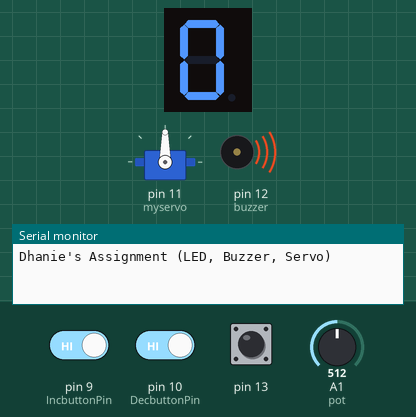
Recording of a sketch running on a simulated Arduino Uno, built with avr-gcc and run on an emulated ATmega328P. Parts: 1-digit seven-segment display, servo, buzzer (waves = sounding), the last lines printed to the serial monitor. Wiring (inferred from the names in the program): 1-digit 7-segment display, segments lit when HIGH: segments pin 2, pin 3, pin 4, pin 5, pin 6, pin 7, pin 8. The inputs (shaded band) are chosen by the test bench; at power-on: pin 13 HIGH, pin 9 (IncbuttonPin) HIGH, pin 10 (DecbuttonPin) HIGH, A1 (pot) = 512. The segment pins are drawn as the display they are named for.

Above: at 18.0 s.
18.1 s: pin 13 pulled LOW for 3 s
At 24.1 s:
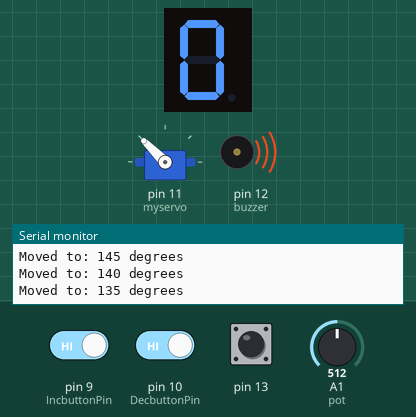
31.9 s: pin 9 (IncbuttonPin) driven LOW and pin 13 driven LOW
At 39.43 s:
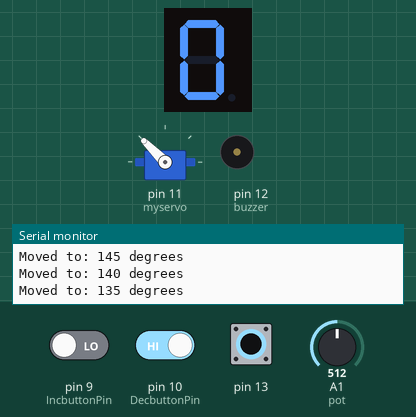
45.7 s: pin 13 driven HIGH
At 48.0 s:
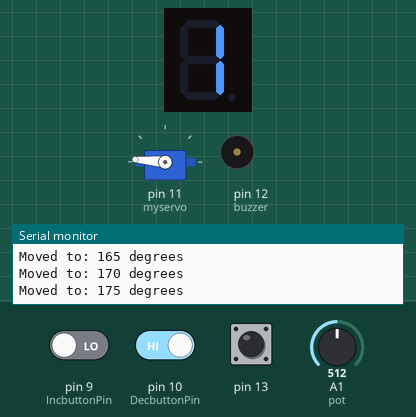
59.5 s: pin 10 (DecbuttonPin) driven LOW and pin 13 driven LOW
At 64.19 s:
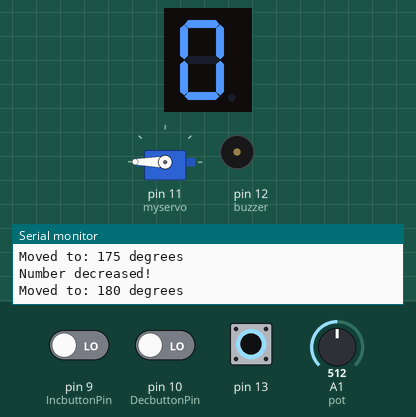
73.5 s: pin 13 driven HIGH
At 76.0 s:
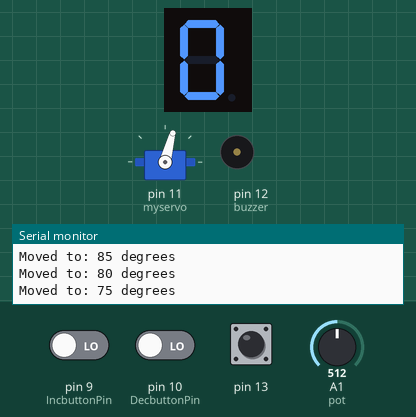
Timing chart, 0 to 88.3 s (numbered marks = the images above; inputs shaded):
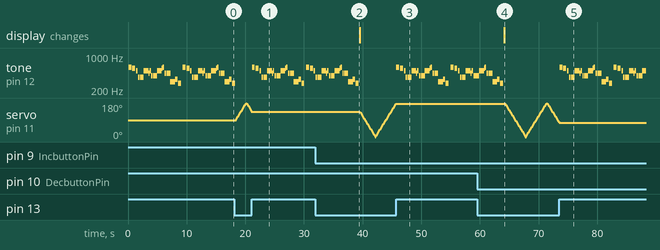

The sketch:

Assignment_try_with_despacito.ino
```cpp
#include <Servo.h>
Servo myservo;  // create servo object to control a servo

#include "pitches.h"

#define buzzer 12
#define pot A1

const int a = 2;  //For displaying segment "a"
const int b = 3;  //For displaying segment "b"
const int c = 4;  //For displaying segment "c"
const int d = 5;  //For displaying segment "d"
const int e = 6;  //For displaying segment "e"
const int f = 7;  //For displaying segment "f"
const int g = 8;  //For displaying segment "g"

bool bPress = false;
const int IncbuttonPin = 9;
const int DecbuttonPin = 10;

// Changing of variables:
int buttonPushCounter = 0;      // counter for the number of button presses
int IncbuttonState = 0;         // current state of the button
int lastIncbuttonState = 0;     // previous state of the button
int DecbuttonState = 0;         // current state of the button
int lastDecbuttonState = 0;     // previous state of the button

//notes in the melody:
int melody[] =
{
  NOTE_D5, NOTE_CS5, NOTE_B4, NOTE_FS4,
  NOTE_FS4, NOTE_FS4, NOTE_FS4, NOTE_FS4, NOTE_B4, NOTE_B4, NOTE_B4, NOTE_B4, NOTE_B4, NOTE_A4, NOTE_B4, NOTE_G4,
  NOTE_G4, NOTE_G4, NOTE_G4, NOTE_G4, NOTE_B4, NOTE_B4, NOTE_B4, NOTE_B4, NOTE_B4, NOTE_CS5, NOTE_D5, NOTE_A4,
  NOTE_A4, NOTE_A4, NOTE_A4, NOTE_A4, NOTE_D4, NOTE_D4, NOTE_D4, NOTE_D4, NOTE_D4, NOTE_E4, NOTE_E4, NOTE_CS4,
  0,
  NOTE_D5, NOTE_CS5, NOTE_B4, NOTE_FS4,
  NOTE_FS4, NOTE_FS4, NOTE_FS4, NOTE_FS4, NOTE_B4, NOTE_B4, NOTE_B4, NOTE_B4, NOTE_B4, NOTE_A4, NOTE_B4, NOTE_G4,
  NOTE_G4, NOTE_G4, NOTE_G4, NOTE_G4, NOTE_B4, NOTE_B4, NOTE_B4, NOTE_B4, NOTE_B4, NOTE_CS5, NOTE_D5, NOTE_A4,
  NOTE_A4, NOTE_A4, NOTE_A4, NOTE_A4, NOTE_D4, NOTE_D4, NOTE_D4, NOTE_D4, NOTE_D4, NOTE_E4, NOTE_E4, NOTE_CS4,
};

// note durations: 4 = quarter note, 8 = eighth note, etc
int noteDurations[] =
{
  2, 2, 4, 4,
  8, 8, 8, 8, 8, 8, 8, 8, 8, 8, 4, 4,
  8, 8, 8, 8, 8, 8, 8, 8, 8, 8, 4, 4,
  8, 8, 8, 8, 8, 8, 8, 8, 8, 8, 4, 2,
  8,
  2, 2, 4, 4,
  8, 8, 8, 8, 8, 8, 8, 8, 8, 8, 4, 4,
  8, 8, 8, 8, 8, 8, 8, 8, 8, 8, 4, 4,
  8, 8, 8, 8, 8, 8, 8, 8, 8, 8, 4, 2,
};


int value; //buzzer
int frequency; //buzzer

int angle = 90;    // initial angle  for servo
int angleStep = 5;


void setup()
{
  // put your setup code here, to run once:
  pinMode(a, OUTPUT);  //A
  pinMode(b, OUTPUT);  //B
  pinMode(c, OUTPUT);  //C
  pinMode(d, OUTPUT);  //D
  pinMode(e, OUTPUT);  //E
  pinMode(f, OUTPUT);  //F
  pinMode(g, OUTPUT);  //G

  pinMode(IncbuttonPin, INPUT_PULLUP );
  pinMode(DecbuttonPin, INPUT_PULLUP );
  Serial.begin(9600);

  displayDigit(buttonPushCounter);


  Serial.begin(9600); //setup serial
  myservo.attach(11);  //attaches the servo on pin 11 to the servo object
  pinMode(13,INPUT_PULLUP);
  Serial.println("Dhanie's Assignment (LED, Buzzer, Servo) ");
}

void loop()
{
   IncbuttonState = digitalRead(IncbuttonPin);
   DecbuttonState = digitalRead(DecbuttonPin);

   checkIncButtonPress();
   checkDecButtonPress();

  if( bPress )
  {  bPress = false;
     turnOff();
     displayDigit(buttonPushCounter);
  }

   /*
  for(int i=0;i<10;i++)
 {
   displayDigit(i);
   delay(1000);
   turnOff();
 }
 */
    while(digitalRead(13) == LOW)
    { angle = angle + angleStep;  //change the angle for next time through the loop

    if (angle <= 0 || angle >= 180)
    {
      angleStep = -angleStep;  //reverse the direction of the moving at the ends of the angle }
    }

    myservo.write(angle); //moving the servo to the desired angle
    Serial.print("Moved to: ");
    Serial.print(angle);   // print the angle
    Serial.println(" degrees");
    delay(100); // waits for the servo to get there
    }


    value = analogRead(pot);
    frequency = map(value, 0, 1023, 30, 900);
    tone(buzzer, frequency);

    pinMode (buzzer, OUTPUT); //buzzer
    pinMode (pot, INPUT); //buzzer
    for (int thisNote = 0; thisNote < sizeof(melody) / sizeof(melody[0]); thisNote++)
    {
    int noteDuration = 1000/noteDurations[thisNote];
    tone(12, melody[thisNote],noteDuration);

    int pauseBetweenNotes = noteDuration * 1.30;
    delay(pauseBetweenNotes);

    noTone(12); //stop the tone playing:
    }

}

void checkIncButtonPress()
{
   // comparing the IncbuttonState to its previous state
  if (IncbuttonState != lastIncbuttonState)
  {
    // if the state has changed, increment the counter
    if (IncbuttonState == LOW)
      {
      // if the current state is HIGH then the button went from off to on:
      bPress = true;
      buttonPushCounter++;
      if( buttonPushCounter > 9) buttonPushCounter =0 ;
      Serial.println("Number increased!");
      }

      else
        {
          // if the current state is LOW then the button went from on to off:
          // Serial.println("Number remained.");
        }
         // Delay a little bit to avoid bouncing
          delay(50);
  }
  //save the current state as the last state, for next time through the loop
  lastIncbuttonState = IncbuttonState;

}
void checkDecButtonPress()
{
   // compare the IncbuttonState to its previous state
  if (DecbuttonState != lastDecbuttonState)
  {
    // if the state has changed, increment the counter
    if (DecbuttonState == LOW)
      {
      // if the current state is HIGH then the button went from off to on:
      bPress = true;
      buttonPushCounter--;
      if( buttonPushCounter < 0) buttonPushCounter =9 ;
      Serial.println("Number decreased!");
      }

      else
      {
      // if the current state is LOW then the button went from on to off:
     // Serial.println("Number remained.");
      }
      // Delay a little bit to avoid bouncing
      delay(50);
  }
  // save the current state as the last state, for next time through the loop
  lastDecbuttonState = DecbuttonState;

}

void displayDigit(int digit)
{
 // To display segment a,
 if(digit!=1 && digit != 4)
 digitalWrite(a,HIGH);

 // To display segment b,
 if(digit != 5 && digit != 6)
 digitalWrite(b,HIGH);

 // To display segment c,
 if(digit !=2)
 digitalWrite(c,HIGH);

 // To display segment d,
 if(digit != 1 && digit !=4 && digit !=7)
 digitalWrite(d,HIGH);

 // To display segment e,
 if(digit == 2 || digit ==6 || digit == 8 || digit==0)
 digitalWrite(e,HIGH);

 // To display segment f,
 if(digit != 1 && digit !=2 && digit!=3 && digit !=7)
 digitalWrite(f,HIGH);

 // To display segment g,
 if (digit!=0 && digit!=1 && digit !=7)
 digitalWrite(g,HIGH);

}
void turnOff()
{
  digitalWrite(a,LOW);
  digitalWrite(b,LOW);
  digitalWrite(c,LOW);
  digitalWrite(d,LOW);
  digitalWrite(e,LOW);
  digitalWrite(f,LOW);
  digitalWrite(g,LOW);
}
```

Measured:
- after the input at 18.1 s, servo on pin 11 (myservo): rises from 90° to 180° in 1.7 s, then falls to 135° in 0.90 s
- after the input at 31.9 s, tone on pin 12 (buzzer): goes on until 39.3 s, then stays silent; servo on pin 11 (myservo): 135° → 130° after 7.6 s, → 125° 0.10 s later, → 120° 0.10 s later, → 115° 0.10 s later, … (62 changes in this stretch)
- after the input at 45.7 s, tone on pin 12 (buzzer): plays 587 Hz for 0.50 s, 554 Hz for 0.50 s, 494 Hz for 0.25 s, 370 Hz for 0.25 s, 370 Hz for 0.13 s, 370 Hz for 0.13 s … (58 notes in this stretch), starting after 0.06 s; servo on pin 11 (myservo): stops changing and stays 175°
- after the input at 59.5 s, tone on pin 12 (buzzer): goes on until 63.9 s, then stays silent; servo on pin 11 (myservo): 175° → 180° after 4.6 s, → 175° 0.10 s later, → 170° 0.10 s later, → 165° 0.10 s later, … (94 changes in this stretch); the display: changes after 4.6 s (image 4)
- after the input at 73.5 s, tone on pin 12 (buzzer): plays 587 Hz for 0.50 s, 554 Hz for 0.50 s, 494 Hz for 0.25 s, 370 Hz for 0.25 s, 370 Hz for 0.13 s, 370 Hz for 0.13 s … (64 notes in this stretch), starting after 0.08 s; servo on pin 11 (myservo): stops changing and stays 75°
- by itself, tone on pin 12 (buzzer): plays 587 Hz for 0.50 s, 554 Hz for 0.50 s, 494 Hz for 0.25 s, 370 Hz for 0.25 s, 370 Hz for 0.13 s, 370 Hz for 0.13 s … (80 notes in this stretch)
